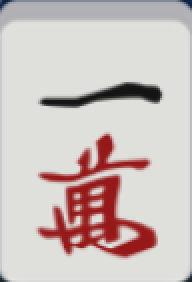
#> input picture templates/0.png, 96 x 141 px (shown 2 times larger)
$ python -i tile_detect.py   (imports and definitions only)
#> lines starting #> are read from the running program, lines starting #| are printed output that depends on the picture; after the words box and inside, x2 and y2 are one past the last pixel; in counts of white or black regions, pixels touching at a corner belong together
# -*- coding: utf-8 -*-
"""Geometry-only tile detection (no template dependency).

Locates individual mahjong tiles in a screenshot region using the white
tile face: HSV white mask -> connected components -> size/aspect filter ->
same-row filter -> center-gap clustering -> unified box normalization.

Works without any template image so it can be used to build the template
library from scratch. Returns boxes plus the detected tile count.
"""

import cv2
import numpy as np

# 主行手牌 + 摸牌后可能出现的牌数
VALID_TILE_COUNTS = {14, 13, 11, 10, 8, 7, 5, 4, 2, 1}

_WHITE_LOWER = np.array([0, 0, 150])
_WHITE_UPPER = np.array([180, 120, 255])

_MIN_W = 25
_MIN_H = 35
_RATIO_MIN = 0.45
_RATIO_MAX = 0.95


def _white_mask(bgr):
    hsv = cv2.cvtColor(bgr, cv2.COLOR_BGR2HSV)
    return cv2.inRange(hsv, _WHITE_LOWER, _WHITE_UPPER)


def _tile_blocks(mask):
    """Return candidate tile-face blocks as (cx, x0, x1, y0, y1), sorted by cx."""
    n, labels, stats, cents = cv2.connectedComponentsWithStats(mask, 8)
    out = []
    for s in stats[1:]:
        x, y, w, h = int(s[0]), int(s[1]), int(s[2]), int(s[3])
        if w < _MIN_W or h < _MIN_H:
            continue
        ratio = w / float(h)
        if ratio < _RATIO_MIN or ratio > _RATIO_MAX:
            continue
        out.append((x + w // 2, x, x + w, y, y + h))
    out.sort(key=lambda b: b[0])
    return out


def _same_row(blocks):
    """Keep blocks whose vertical center is close to the median (main row only)."""
    if not blocks:
        return []
    heights = [b[4] - b[3] for b in blocks]
    med_h = float(np.median(heights))
    centers = [(b[3] + b[4]) // 2 for b in blocks]
    med_y = float(np.median(centers))
    tol = max(0.5 * med_h, 8.0)
    return [b for b, cy in zip(blocks, centers) if abs(cy - med_y) <= tol]


def _segments(blocks):
    """Split a row into segments at gaps clearly larger than the median
    center distance (e.g. a drawn tile sitting a bit apart)."""
    if len(blocks) <= 1:
        return [blocks]
    centers = [b[0] for b in blocks]
    diffs = np.diff(centers)
    med_d = float(np.median(diffs))
    tol = max(1.3 * med_d, 12.0)
    segs = [[blocks[0]]]
    for i in range(1, len(blocks)):
        if diffs[i - 1] > tol:
            segs.append([blocks[i]])
        else:
            segs[-1].append(blocks[i])
    return segs


def _merge_blocks(bs):
    x0 = min(b[1] for b in bs)
    x1 = max(b[2] for b in bs)
    y0 = min(b[3] for b in bs)
    y1 = max(b[4] for b in bs)
    return (x0, x1, y0, y1)


def _median_step(main, blocks):
    """Median center-to-center step inside the main segment."""
    diffs = [main[i][0] - main[i - 1][0] for i in range(1, len(main))]
    if diffs:
        return float(np.median(diffs))
    if len(blocks) >= 2:
        centers = [b[0] for b in blocks]
        return float(np.median(np.diff(centers)))
    return 0.0


def _merge_right_neighbor(main, segs, blocks):
    """Merge the segment right next to the main row when it is a drawn tile
    (a short segment sitting a bit further right). The total count must stay
    inside the valid set, otherwise the segment is treated as a side set
    (chi/peng) and left out.
    """
    idx = segs.index(main)
    if idx + 1 >= len(segs):
        return main
    right = segs[idx + 1]
    total = len(main) + len(right)
    if total not in VALID_TILE_COUNTS or len(right) > 2:
        return main
    med_d = _median_step(main, blocks)
    gap = right[0][0] - main[-1][0]
    if gap > max(2.0 * med_d, med_d + 40):
        return main
    return sorted(main + right, key=lambda b: b[0])


def _unify_boxes(boxes, region_w, region_h):
    """Normalize every box to the same median size, keeping each box center."""
    if not boxes:
        return []
    widths = [x1 - x0 for x0, x1, _, _ in boxes]
    heights = [y1 - y0 for _, _, y0, y1 in boxes]
    w = max(int(round(np.median(widths))), 10)
    h = max(int(round(np.median(heights))), 10)
    out = []
    for x0, x1, y0, y1 in boxes:
        cx = (x0 + x1) // 2
        cy = (y0 + y1) // 2
        nx0 = cx - w // 2
        nx1 = nx0 + w
        ny0 = cy - h // 2
        ny1 = ny0 + h
        if nx0 < 0:
            nx0, nx1 = 0, w
        if nx1 > region_w:
            nx1 = region_w
            nx0 = max(0, nx1 - w)
        if ny0 < 0:
            ny0, ny1 = 0, h
        if ny1 > region_h:
            ny1 = region_h
            ny0 = max(0, ny1 - h)
        out.append((nx0, ny0, nx1 - nx0, ny1 - ny0))
    return out


def detect_tile_boxes(bgr):
    """Detect individual tile boxes in a BGR region.

    Returns (boxes, count) where boxes is a list of (x, y, w, h) relative
    to the region, or ([], 0) when nothing reliable is found. The returned
    boxes are the main row only (side sets such as chi/peng are filtered
    by row alignment and cluster size).
    """
    if bgr is None or bgr.size == 0:
        return [], 0
    region_h, region_w = bgr.shape[:2]
    mask = _white_mask(bgr)
    blocks = _same_row(_tile_blocks(mask))
    if not blocks:
        return [], 0
    segs = _segments(blocks)
    main = max(segs, key=len)
    chosen = list(main)
    if len(chosen) not in VALID_TILE_COUNTS:
        # 主段数量不合法时，尝试并入另一个段（如摸牌）凑成合法牌数
        for seg in segs:
            if seg is main:
                continue
            candidate = sorted(chosen + seg, key=lambda b: b[0])
            if len(candidate) in VALID_TILE_COUNTS:
                chosen = candidate
                break
    else:
        # 主段合法时仍尝试并入右侧紧邻的摸牌段（如 13 手牌 + 1 摸牌）
        chosen = _merge_right_neighbor(main, segs, blocks)
    boxes = [_merge_blocks([b]) for b in chosen]
    boxes = _unify_boxes(boxes, region_w, region_h)
    return boxes, len(boxes)

>>> import cv2
>>> picture = cv2.imread('templates/0.png')
#> picture is the input picture: shape (141, 96, 3); mean B, G, R 191.6, 193.5, 205.7
>>> result = detect_tile_boxes(picture)
#> in _white_mask, `hsv = cv2.cvtColor(bgr, cv2.COLOR_BGR2HSV)`: hsv: shape (141, 96, 3); mean H, S, V 31.6, 23.4, 206.4
#> in _white_mask, `return cv2.inRange(hsv, _WHITE_LOWER, _WHITE_UPPER)`:
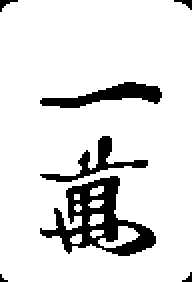
#> returned value: shape (141, 96) (shown 2 times larger); 88.1% white; 7 black regions (2 under 20 px), largest, box (x1, y1, x2, y2) and area: (20, 88, 78, 128) 907, (20, 41, 81, 54) 361, (20, 68, 74, 91) 280, (0, 0, 9, 6) 21, (87, 0, 96, 5) 20
#> in _tile_blocks, `n, labels, stats, cents = cv2.connectedComponentsWithStats(mask, 8)`:
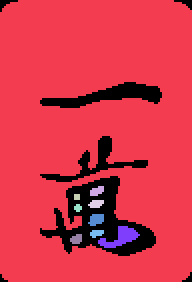
#> labels: shape (141, 96) int32 (shown 2 times larger); 10 distinct labels, from 0 to 9; one colour per label, 0 black
#> in _tile_blocks, `n, labels, stats, cents = cv2.connectedComponentsWithStats(mask, 8)`: n = 10; stats = [[0, 0, 96, 141, 1609], [0, 0, 96, 141, 11664], [45, 93, 7, 5, 26], [37, 97, 3, 3, 9], [44, 100, 8, 4, 25], [37, 102, 4, 4, 12], [44, 107, 8, 6, 37], [49, 113, 21, 11, 109], [45, 115, 7, 4, 21], [35, 117, 6, 5, 24]]; cents = [[49.98, 88.36], [47.08, 66.53], [48, 95.08], [38, 98], [47.64, 101.4], [38.5, 103.5], [47.73, 109.3], [59.87, 118.4], [47.86, 116.2], [37.79, 119.1]]
#> the loop in _tile_blocks, `for s in stats[1:]:` made 9 passes
#> (s, x, y, w, h) on passes 2 to 9: ([45, 93, 7, 5, 26], 45, 93, 7, 5), ([37, 97, 3, 3, 9], 37, 97, 3, 3), ([44, 100, 8, 4, 25], 44, 100, 8, 4), ([37, 102, 4, 4, 12], 37, 102, 4, 4), ([44, 107, 8, 6, 37], 44, 107, 8, 6), ([49, 113, 21, 11, 109], 49, 113, 21, 11), ([45, 115, 7, 4, 21], 45, 115, 7, 4), ([35, 117, 6, 5, 24], 35, 117, 6, 5)
#> (s, x, y, w, h, ratio) on pass 1: ([0, 0, 96, 141, 11664], 0, 0, 96, 141, 0.681)
#> after the loop in _tile_blocks, `for s in stats[1:]:`: out = [(48, 0, 96, 0, 141)]
#> in _same_row, `heights = [b[4] - b[3] for b in blocks]`: heights = [141]
#> in _same_row, `med_h = float(np.median(heights))`: med_h = 141
#> in _same_row, `centers = [(b[3] + b[4]) // 2 for b in blocks]`: centers = [70]
#> in _same_row, `med_y = float(np.median(centers))`: med_y = 70
#> in _same_row, `tol = max(0.5 * med_h, 8.0)`: tol = 70.5
#> in detect_tile_boxes, `blocks = _same_row(_tile_blocks(mask))`: blocks = [(48, 0, 96, 0, 141)]
#> in detect_tile_boxes, `segs = _segments(blocks)`: segs = [[(48, 0, 96, 0, 141)]]
#> in detect_tile_boxes, `main = max(segs, key=len)`: main = [(48, 0, 96, 0, 141)]
#> in _merge_right_neighbor, `idx = segs.index(main)`: idx = 0
#> in detect_tile_boxes, `boxes = [_merge_blocks([b]) for b in chosen]`: boxes = [(0, 96, 0, 141)]
#> in _unify_boxes, `widths = [x1 - x0 for x0, x1, _, _ in boxes]`: widths = [96]
#> in _unify_boxes, `heights = [y1 - y0 for _, _, y0, y1 in boxes]`: heights = [141]
#> in _unify_boxes, `w = max(int(round(np.median(widths))), 10)`: w = 96
#> in _unify_boxes, `h = max(int(round(np.median(heights))), 10)`: h = 141
#> the loop in _unify_boxes, `for x0, x1, y0, y1 in boxes:` made 1 pass
#> (x0, x1, y0, y1, cx, cy) on pass 1: (0, 96, 0, 141, 48, 70)
#> after the loop in _unify_boxes, `for x0, x1, y0, y1 in boxes:`: out = [(0, 0, 96, 141)]
#> result = ([(0, 0, 96, 141)], 1)

$ run again, on templates/1.png
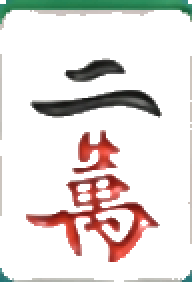
#> input picture templates/1.png, 96 x 141 px (shown 2 times larger)
#> picture is the input picture: shape (141, 96, 3); mean B, G, R 219.2, 221.9, 228.2
#> hsv: shape (141, 96, 3); mean H, S, V 5.6, 22.4, 231.6
#> in _white_mask, `return cv2.inRange(hsv, _WHITE_LOWER, _WHITE_UPPER)`:
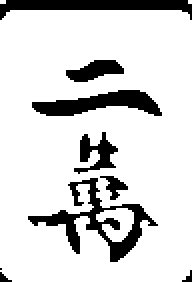
#> returned value: shape (141, 96) (shown 2 times larger); 84.2% white; 9 black regions (3 under 20 px), largest, box (x1, y1, x2, y2) and area: (14, 89, 79, 131) 670, (0, 0, 96, 10) 494, (16, 45, 81, 58) 470, (37, 66, 59, 87) 205, (33, 30, 62, 41) 193, (50, 88, 64, 100) 74
#> in _tile_blocks, `n, labels, stats, cents = cv2.connectedComponentsWithStats(mask, 8)`:
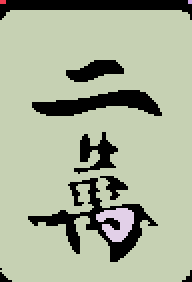
#> labels: shape (141, 96) int32 (shown 2 times larger); 5 distinct labels, from 0 to 4; one colour per label, 0 black
#> n = 5; stats = [[0, 0, 96, 141, 2137], [0, 0, 3, 2, 6], [94, 0, 2, 2, 4], [0, 5, 96, 136, 11192], [48, 104, 19, 17, 197]]; cents = [[48.32, 62.18], [1, 0.5], [94.5, 0.5], [47.16, 70.83], [58.17, 111.1]]
#> the loop in _tile_blocks, `for s in stats[1:]:` made 4 passes
#> (s, x, y, w, h) on passes 1, 2, 4: ([0, 0, 3, 2, 6], 0, 0, 3, 2), ([94, 0, 2, 2, 4], 94, 0, 2, 2), ([48, 104, 19, 17, 197], 48, 104, 19, 17)
#> after the loop in _tile_blocks, `for s in stats[1:]:`: out = [(48, 0, 96, 5, 141)]
#> in _same_row, `heights = [b[4] - b[3] for b in blocks]`: heights = [136]
#> med_h = 136
#> centers = [73]
#> med_y = 73
#> tol = 68
#> blocks = [(48, 0, 96, 5, 141)]
#> segs = [[(48, 0, 96, 5, 141)]]
#> main = [(48, 0, 96, 5, 141)]
#> idx = 0
#> in detect_tile_boxes, `boxes = [_merge_blocks([b]) for b in chosen]`: boxes = [(0, 96, 5, 141)]
#> widths = [96]
#> in _unify_boxes, `heights = [y1 - y0 for _, _, y0, y1 in boxes]`: heights = [136]
#> in _unify_boxes, `w = max(int(round(np.median(widths))), 10)`: w = 96
#> in _unify_boxes, `h = max(int(round(np.median(heights))), 10)`: h = 136
#> the loop in _unify_boxes, `for x0, x1, y0, y1 in boxes:` made 1 pass
#> (x0, x1, y0, y1, cx, cy) on pass 1: (0, 96, 5, 141, 48, 73)
#> after the loop in _unify_boxes, `for x0, x1, y0, y1 in boxes:`: out = [(0, 5, 96, 136)]
#> result = ([(0, 5, 96, 136)], 1)

$ run again, on templates/10.png
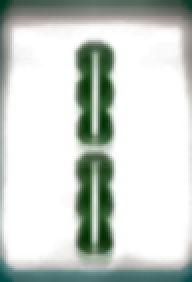
#> input picture templates/10.png, 96 x 141 px (shown 2 times larger)
#> picture is the input picture: shape (141, 96, 3); mean B, G, R 204.7, 210.3, 203.6
#> hsv: shape (141, 96, 3); mean H, S, V 22.2, 20.7, 210.7
#> in _white_mask, `return cv2.inRange(hsv, _WHITE_LOWER, _WHITE_UPPER)`:
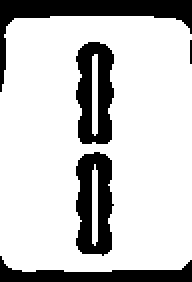
#> returned value: shape (141, 96) (shown 2 times larger); 78.3% white; 5 black regions (1 under 20 px), largest, box (x1, y1, x2, y2) and area: (0, 0, 96, 46) 941, (38, 76, 57, 128) 705, (38, 21, 57, 72) 696, (0, 128, 96, 141) 579
#> in _tile_blocks, `n, labels, stats, cents = cv2.connectedComponentsWithStats(mask, 8)`:
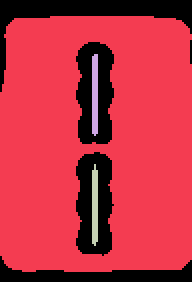
#> labels: shape (141, 96) int32 (shown 2 times larger); 4 distinct labels, from 0 to 3; one colour per label, 0 black
#> n = 4; stats = [[0, 0, 96, 141, 2933], [0, 8, 96, 128, 10369], [46, 27, 3, 41, 120], [46, 82, 3, 41, 114]]; cents = [[46.16, 64.46], [47.89, 71.48], [47.01, 46.83], [46.99, 102.5]]
#> the loop in _tile_blocks, `for s in stats[1:]:` made 3 passes
#> (s, x, y, w, h) on passes 2 to 3: ([46, 27, 3, 41, 120], 46, 27, 3, 41), ([46, 82, 3, 41, 114], 46, 82, 3, 41)
#> after the loop in _tile_blocks, `for s in stats[1:]:`: out = [(48, 0, 96, 8, 136)]
#> in _same_row, `heights = [b[4] - b[3] for b in blocks]`: heights = [128]
#> med_h = 128
#> centers = [72]
#> med_y = 72
#> tol = 64
#> blocks = [(48, 0, 96, 8, 136)]
#> segs = [[(48, 0, 96, 8, 136)]]
#> main = [(48, 0, 96, 8, 136)]
#> idx = 0
#> in detect_tile_boxes, `boxes = [_merge_blocks([b]) for b in chosen]`: boxes = [(0, 96, 8, 136)]
#> widths = [96]
#> in _unify_boxes, `heights = [y1 - y0 for _, _, y0, y1 in boxes]`: heights = [128]
#> in _unify_boxes, `w = max(int(round(np.median(widths))), 10)`: w = 96
#> in _unify_boxes, `h = max(int(round(np.median(heights))), 10)`: h = 128
#> the loop in _unify_boxes, `for x0, x1, y0, y1 in boxes:` made 1 pass
#> (x0, x1, y0, y1, cx, cy) on pass 1: (0, 96, 8, 136, 48, 72)
#> after the loop in _unify_boxes, `for x0, x1, y0, y1 in boxes:`: out = [(0, 8, 96, 128)]
#> result = ([(0, 8, 96, 128)], 1)

$ run again, on templates/11.png
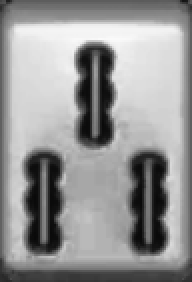
#> input picture templates/11.png, 96 x 141 px (shown 2 times larger)
#> picture is the input picture: shape (141, 96, 3); min 8, max 250, mean 150
#> hsv: shape (141, 96, 3); mean H, S, V 0, 0, 150
#> in _white_mask, `return cv2.inRange(hsv, _WHITE_LOWER, _WHITE_UPPER)`:
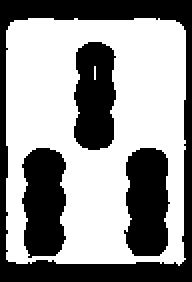
#> returned value: shape (141, 96) (shown 2 times larger); 58% white; 4 black regions, box (x1, y1, x2, y2) and area: (0, 0, 96, 141) 2693, (62, 74, 85, 128) 1029, (11, 74, 33, 129) 1007, (37, 21, 58, 75) 950
#> in _tile_blocks, `n, labels, stats, cents = cv2.connectedComponentsWithStats(mask, 8)`:
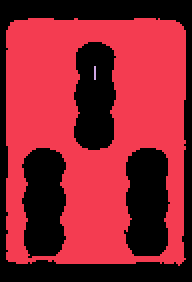
#> labels: shape (141, 96) int32 (shown 2 times larger); 3 distinct labels, from 0 to 2; one colour per label, 0 black
#> n = 3; stats = [[0, 0, 96, 141, 5679], [3, 9, 90, 124, 7850], [47, 33, 1, 7, 7]]; cents = [[47.88, 77.18], [47.22, 64.84], [47, 36]]
#> the loop in _tile_blocks, `for s in stats[1:]:` made 2 passes
#> (s, x, y, w, h, ratio) on pass 1: ([3, 9, 90, 124, 7850], 3, 9, 90, 124, 0.726)
#> after the loop in _tile_blocks, `for s in stats[1:]:`: out = [(48, 3, 93, 9, 133)]
#> in _same_row, `heights = [b[4] - b[3] for b in blocks]`: heights = [124]
#> med_h = 124
#> centers = [71]
#> med_y = 71
#> tol = 62
#> blocks = [(48, 3, 93, 9, 133)]
#> segs = [[(48, 3, 93, 9, 133)]]
#> main = [(48, 3, 93, 9, 133)]
#> idx = 0
#> in detect_tile_boxes, `boxes = [_merge_blocks([b]) for b in chosen]`: boxes = [(3, 93, 9, 133)]
#> widths = [90]
#> in _unify_boxes, `heights = [y1 - y0 for _, _, y0, y1 in boxes]`: heights = [124]
#> in _unify_boxes, `w = max(int(round(np.median(widths))), 10)`: w = 90
#> in _unify_boxes, `h = max(int(round(np.median(heights))), 10)`: h = 124
#> the loop in _unify_boxes, `for x0, x1, y0, y1 in boxes:` made 1 pass
#> (x0, x1, y0, y1, cx, cy) on pass 1: (3, 93, 9, 133, 48, 71)
#> after the loop in _unify_boxes, `for x0, x1, y0, y1 in boxes:`: out = [(3, 9, 90, 124)]
#> result = ([(3, 9, 90, 124)], 1)
